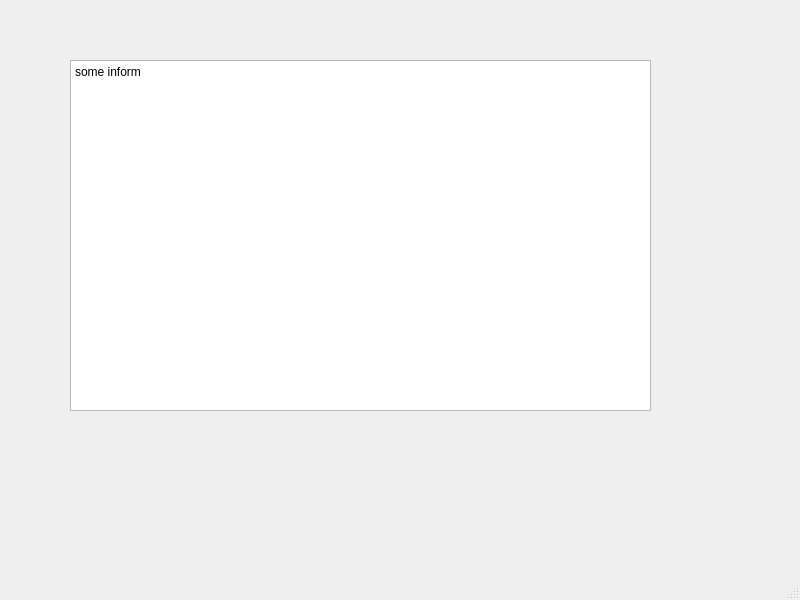
<?xml version="1.0" encoding="UTF-8"?>
<ui version="4.0">
 <class>MainWindow</class>
 <widget class="QMainWindow" name="MainWindow">
  <property name="geometry">
   <rect>
    <x>0</x>
    <y>0</y>
    <width>800</width>
    <height>600</height>
   </rect>
  </property>
  <property name="windowTitle">
   <string>MainWindow</string>
  </property>
  <widget class="QWidget" name="centralwidget">
   <widget class="QTextBrowser" name="textBrowser">
    <property name="geometry">
     <rect>
      <x>70</x>
      <y>60</y>
      <width>581</width>
      <height>351</height>
     </rect>
    </property>
    <property name="html">
     <string>&lt;!DOCTYPE HTML PUBLIC &quot;-//W3C//DTD HTML 4.0//EN&quot; &quot;http://www.w3.org/TR/REC-html40/strict.dtd&quot;&gt;
&lt;html&gt;&lt;head&gt;&lt;meta name=&quot;qrichtext&quot; content=&quot;1&quot; /&gt;&lt;meta charset=&quot;utf-8&quot; /&gt;&lt;style type=&quot;text/css&quot;&gt;
p, li { white-space: pre-wrap; }
hr { height: 1px; border-width: 0; }
li.unchecked::marker { content: &quot;\2610&quot;; }
li.checked::marker { content: &quot;\2612&quot;; }
&lt;/style&gt;&lt;/head&gt;&lt;body style=&quot; font-family:'Segoe UI'; font-size:9pt; font-weight:400; font-style:normal;&quot;&gt;
&lt;p style=&quot; margin-top:0px; margin-bottom:0px; margin-left:0px; margin-right:0px; -qt-block-indent:0; text-indent:0px;&quot;&gt;some inform&lt;/p&gt;&lt;/body&gt;&lt;/html&gt;</string>
    </property>
   </widget>
  </widget>
  <widget class="QMenuBar" name="menubar">
   <property name="geometry">
    <rect>
     <x>0</x>
     <y>0</y>
     <width>800</width>
     <height>21</height>
    </rect>
   </property>
  </widget>
  <widget class="QStatusBar" name="statusbar"/>
 </widget>
 <resources/>
 <connections/>
</ui>
